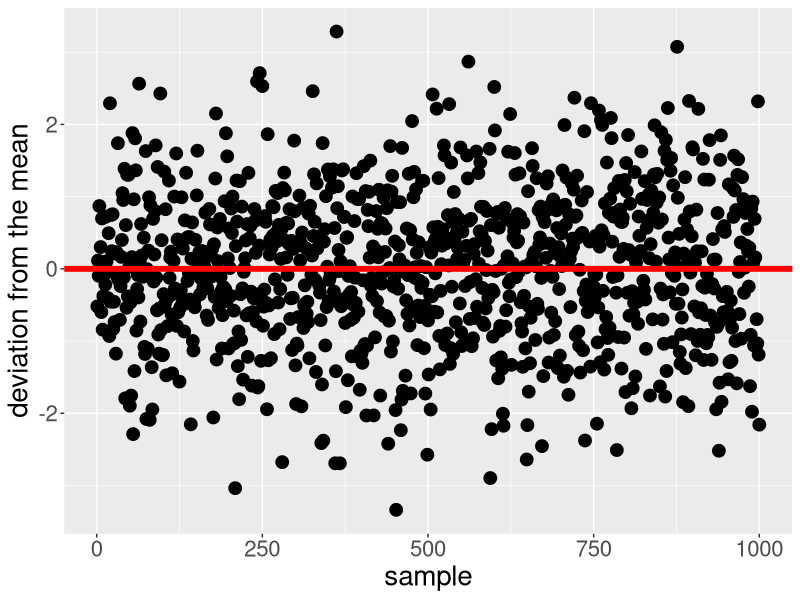
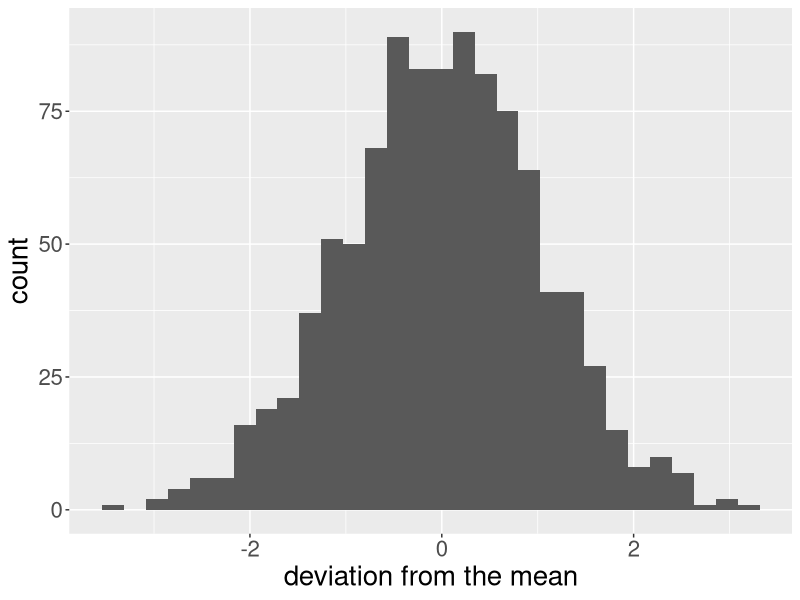

R code for these plots, in order:
#### Biostats 1 R Commands #### 

# all the libraries we use will go up here, we'll get to them in time
library(ggplot2)

#### the standard error ####
set.seed(999)
N <- 5000
x <- rnorm(N, mean = 0, sd = 1)
xbar <- sum(x)/length(x)
sigma <- sqrt(sum((x-xbar)^2)/length(x))
sigma_pop <- sigma / sqrt(length(x))
(sigma - sigma_pop) # will converge to 1 because that's the true population standard deviation 

#### the normality assumption ####
set.seed(100) # set the random number generator
d <- rnorm(1000)

d_dev <- (d - mean(d))
x_axis <- c(1:length(d))
dev_df <- data.frame(cbind(x_axis,d_dev))

# initialize the plot, ask for the point geom, ask for a line of intercept/slope
dev_plot <- ggplot(data = dev_df, aes(x = x_axis, y = d_dev)) + geom_point(size = 4) + geom_abline(slope = 0, intercept = mean(dev_df$d_dev), color = 'red', size = 2) 

# set the plot labels
dev_plot <- dev_plot + xlab('sample') + ylab('deviation from the mean') 

# change the them to have bigger text
dev_plot <- dev_plot + theme(text = element_text(size=20), axis.text.x = element_text(size = 16), axis.text.y = element_text(size=16))

# put the plot in the plot window tab
dev_plot

# show the deviations as a histogram
hist_plot <- ggplot(data = dev_df, aes(d_dev)) + geom_histogram() + xlab('deviation from the mean') + theme(text = element_text(size=20), axis.text.x = element_text(size = 16), axis.text.y = element_text(size=16))

hist_plot
